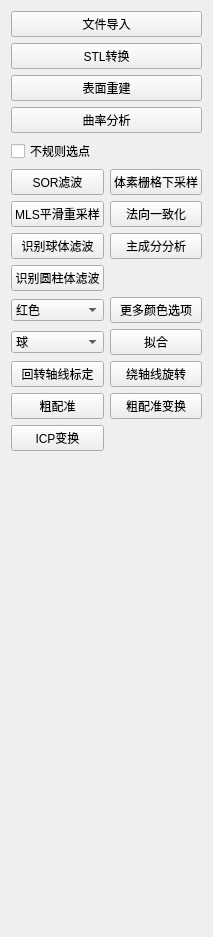
          <widget class="QWidget" name="tab_2">
           <attribute name="title">
            <string>选项</string>
           </attribute>
           <layout class="QGridLayout" name="gridLayout_43">
            <item row="2" column="0">
             <layout class="QGridLayout" name="gridLayout_40">
              <item row="0" column="1">
               <widget class="QPushButton" name="MoreColor">
                <property name="text">
                 <string>更多颜色选项</string>
                </property>
               </widget>
              </item>
              <item row="0" column="0">
               <widget class="QComboBox" name="comboBox_colorselect">
                <item>
                 <property name="text">
                  <string>红色</string>
                 </property>
                </item>
                <item>
                 <property name="text">
                  <string>绿色</string>
                 </property>
                </item>
                <item>
                 <property name="text">
                  <string>蓝色</string>
                 </property>
                </item>
               </widget>
              </item>
              <item row="3" column="1">
               <widget class="QPushButton" name="RT_Matrix">
                <property name="text">
                 <string>粗配准变换</string>
                </property>
               </widget>
              </item>
              <item row="1" column="1">
               <widget class="QPushButton" name="Fit">
                <property name="text">
                 <string>拟合</string>
                </property>
               </widget>
              </item>
              <item row="4" column="0">
               <widget class="QPushButton" name="ICP_Trans">
                <property name="text">
                 <string>ICP变换</string>
                </property>
               </widget>
              </item>
              <item row="3" column="0">
               <widget class="QPushButton" name="coarseregistration">
                <property name="text">
                 <string>粗配准</string>
                </property>
               </widget>
              </item>
              <item row="1" column="0">
               <widget class="QComboBox" name="Fit_select">
                <item>
                 <property name="text">
                  <string>球</string>
                 </property>
                </item>
                <item>
                 <property name="text">
                  <string>圆柱</string>
                 </property>
                </item>
                <item>
                 <property name="text">
                  <string>平面</string>
                 </property>
                </item>
                <item>
                 <property name="text">
                  <string>圆</string>
                 </property>
                </item>
               </widget>
              </item>
              <item row="2" column="0">
               <widget class="QPushButton" name="AxisCalibrate">
                <property name="text">
                 <string>回转轴线标定</string>
                </property>
               </widget>
              </item>
              <item row="2" column="1">
               <widget class="QPushButton" name="axisrotate">
                <property name="text">
                 <string>绕轴线旋转</string>
                </property>
               </widget>
              </item>
             </layout>
            </item>
            <item row="0" column="0">
             <layout class="QVBoxLayout" name="verticalLayout_2">
              <item>
               <widget class="QPushButton" name="cadImport">
                <property name="text">
                 <string>文件导入</string>
                </property>
               </widget>
              </item>
              <item>
               <widget class="QPushButton" name="ToPcd">
                <property name="text">
                 <string>STL转换</string>
                </property>
               </widget>
              </item>
              <item>
               <widget class="QPushButton" name="reconstructSurface">
                <property name="text">
                 <string>表面重建</string>
                </property>
               </widget>
              </item>
              <item>
               <widget class="QPushButton" name="analysis">
                <property name="text">
                 <string>曲率分析</string>
                </property>
               </widget>
              </item>
              <item>
               <widget class="QCheckBox" name="Select_Multicorn">
                <property name="text">
                 <string>不规则选点</string>
                </property>
               </widget>
              </item>
             </layout>
            </item>
            <item row="1" column="0">
             <layout class="QGridLayout" name="gridLayout_42">
              <item row="0" column="1">
               <widget class="QPushButton" name="Centroid_Method">
                <property name="text">
                 <string>体素栅格下采样</string>
                </property>
               </widget>
              </item>
              <item row="1" column="1">
               <widget class="QPushButton" name="NormalConsistency">
                <property name="text">
                 <string>法向一致化</string>
                </property>
               </widget>
              </item>
              <item row="1" column="0">
               <widget class="QPushButton" name="MLS_Method">
                <property name="text">
                 <string>MLS平滑重采样</string>
                </property>
               </widget>
              </item>
              <item row="0" column="0">
               <widget class="QPushButton" name="SOR_Method">
                <property name="text">
                 <string>SOR滤波</string>
                </property>
               </widget>
              </item>
              <item row="2" column="0">
               <widget class="QPushButton" name="recon_ball">
                <property name="text">
                 <string>识别球体滤波</string>
                </property>
               </widget>
              </item>
              <item row="3" column="0">
               <widget class="QPushButton" name="recon_cylinder">
                <property name="text">
                 <string>识别圆柱体滤波</string>
                </property>
               </widget>
              </item>
              <item row="2" column="1">
               <widget class="QPushButton" name="PCA_Method">
                <property name="text">
                 <string>主成分分析</string>
                </property>
               </widget>
              </item>
             </layout>
            </item>
            <item row="3" column="0">
             <spacer name="verticalSpacer_9">
              <property name="orientation">
               <enum>Qt::Orientation::Vertical</enum>
              </property>
              <property name="sizeHint" stdset="0">
               <size>
                <width>17</width>
                <height>475</height>
               </size>
              </property>
             </spacer>
            </item>
           </layout>
          </widget>
